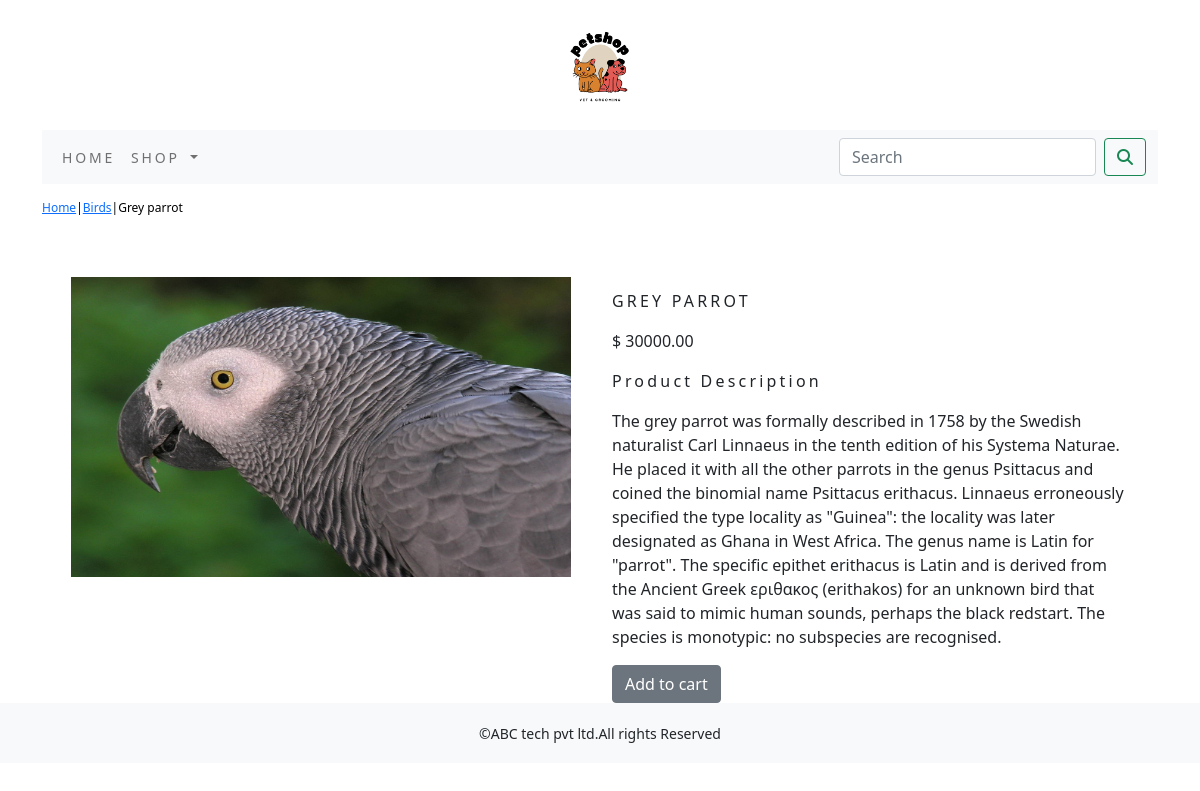
The page /shop/birds/grey-parrot/ on the database its author committed.
### shop/models.py (models this page shows, shortened)
class Product(models.Model):
    name=models.CharField(max_length=250,unique=True)
    slug=models.SlugField(max_length=250,unique=True)
    description=models.TextField(blank=True)
    price=models.DecimalField(max_digits=10,decimal_places=2)
    category=models.ForeignKey(Category,on_delete=models.CASCADE)
    image=models.ImageField(upload_to='product',blank=True)
    stock=models.IntegerField()
    available=models.BooleanField(default=True)
    created=models.DateTimeField(auto_now_add=True)
    updated=models.DateTimeField(auto_now=True)
    class Meta:
        ordering=('name',)
        verbose_name='product'
        verbose_name_plural='products'

class Category(models.Model):
    name=models.CharField(max_length=250,unique=True)
    slug=models.SlugField(max_length=250,unique=True)
    description=models.TextField(blank=True)
    image = models.ImageField(upload_to='category', blank=True)
    class Meta:
        ordering=('name',)
        verbose_name='category'
        verbose_name_plural='categories'
    def __str__(self):
        return '{}'.format(self.name)
    def get_url(self):
       return reverse('shop:product_by_category',args=[self.slug])

### shop/views.py (the view)
# urls.py: path('<slug:c_slug>/<slug:product_slug>/', views.proDetail, name='prodCatdetail')
def proDetail(request,c_slug,product_slug):
    try:
        product=Product.objects.get(category__slug=c_slug,slug=product_slug)
    except Exception as e:
        raise e
    return render(request,'product.html',{'product':product})

### cart/context_processors.py (called while the page is built)
def counter(request):
    item_count=0
    if 'admin' in request.path:
        return {}
    else:
        try:
            cart=Cart.objects.filter(cart_id=_cart_id(request))
            car_items=CartItem.objects.all().filter(cart=cart[:1])
            for cart_item in car_items:
                item_count += cart_item.quantity
        except Cart.DoesNotExist:
            item_count =0
        return dict(item_count=item_count)

### cart/views.py (called while the page is built)
def _cart_id(request):
    cart=request.session.session_key
    if not cart:
        cart=request.session.create()
    return cart

### shop/context_processors.py (called while the page is built)
def menu_links(request):
    links=Category.objects.all()
    return dict(links=links)

### template/product.html (shortened to what this page needs)
{% extends 'base.html' %}
{% load static %}
{% block content %}
<div class="row my_prod_row_class">
  <div class="mx_auto">
    <p><a href="{% url 'shop:allProdCat' %}">Home</a>|<a href="{{product.category.get_url}}">{{product.category}}</a>|{{product.name}}</p>
  </div>
</div>
<div class="container">
<br>
<div class="row">
  <div class="col-12 col-sm-12 col-md-12 col-lg-6 text-center">
    <div style="min-width:18rem">
      <img src="{{product.image.url}}" alt="{{product.name}}" width="500px;" height="300px;">
    </div>
  </div>
    <div class="col-12 col-sm-12 col-md-12 col-lg-6">
      <div>
      <h1 class="my_prod_title">{{product.name}}</h1>
      <p>$ {{product.price}}</p>
      <p class="my_title">Product Description</p>
      <p class="text-justify my_prod_text">{{product.description}}</p>
      {% if product.stock <= 0 %}
        <p class="text-justify my_prod_text"><b>Out of stock</b></p>
      {% else %}
        <a class="btn btn-secondary" href="{% url 'cart:add_cart' product.id %}">Add to cart</a>
      {% endif %}
      </div>
    </div>
  </div>
</div>
{% endblock %}

### template/base.html (shortened to what this page needs)
{% load static %}
<!DOCTYPE html>
<html lang="en">
<head>
    <link rel="stylesheet" href="{% static 'css/custom.css' %}">
    <link href="{% static 'css/bootstrap.min.css' %}" rel="stylesheet">
</head>
<body>
<div class="container">
    {% include 'header.html' %}
    {% include 'nav.html' %}
    {% block content %}
    {% endblock %}
</div>
    {% include 'footer.html' %}
</body>
</html>

### template/header.html
{% load static %}
<header>
  <center>
     <a href="{%url 'shop:allProdCat' %}"></a><img src="{% static 'img/logo1.png' %}" alt="logimage" width="130px;" height="130px;">
  </center>
</header>

### template/nav.html (shortened to what this page needs)
<nav class="navbar navbar-expand-lg navbar-light bg-light">
  <div class="container-fluid">
    <div class="collapse navbar-collapse" id="navbarSupportedContent">
      <ul class="navbar-nav me-auto mb-2 mb-lg-0">
        <li class="nav-item">
          <a class="nav-link" href="#">Home</a>
        </li>
        <li class="nav-item dropdown  {% if 'shop' in request.path %} active {% endif %}">
          <a class="nav-link dropdown-toggle" href="#" id="navbarDropdown" role="button" data-bs-toggle="dropdown" aria-expanded="false">
            shop
          </a>
        </li>
      </ul>
      <form class="d-flex" action="{% url 'search_app:SearchResult' %}" method="get">
        <input class="form-control me-2" type="search" placeholder="Search" name="q" aria-label="Search">
        <button class="btn btn-outline-success" type="submit"><i class="fa fa-search" ></i></button>
      </form>
    </div>
  </div>
</nav>

### template/footer.html
<div class="footer navbar-fixed-bottom my_footer">
  <p class="text-center">&copy;ABC tech pvt ltd.All rights Reserved</p>
</div>

### static/css/custom.css (style rules this page uses)
body { font-family: 'Roboto', sans-serif; }
.nav-item { letter-spacing : .2em; font-size : 14px; text-transform : uppercase; }
.my_footer { background-color:#f8f9fa; height:60px; }
.my_footer p { padding-top:20px; font-size:14px; }
.my_title { font-size:16px; text_transform:uppercase; letter-spacing: .2em; }
.my_prod_row_class { padding-top:15px; padding-bottom:20px; }
.my_prod_row_class .mx_auto { color:#000; font-size:12px; text-decoration:none; }
.my_prod_title { font-size:16px; text-transform:uppercase; letter-spacing:.2em; padding-top:15px; padding-bottom:10px; }
.my_prod_text { padding-right:20px; }

### rows shown on the page
Product: category "Birds", name "Grey parrot", image (picture), name "GREY PARROT", price "30000.00", description "The grey parrot was formally described in 1758 by the Swedish naturalist Carl Linnaeus in the tenth edition of his Systema Naturae. He placed it with all the other parrots in the genus Psittacus and coined the binomial name Psittacus erithacus. Linnaeus erroneously specified the type locality as \"Guinea\": the locality was later designated as Ghana in West Africa. The genus name is Latin for \"parrot\". The specific epithet erithacus is Latin and is derived from the Ancient Greek εριθακος (erithakos) for an unknown bird that was said to mimic human sounds, perhaps the black redstart. The species is monotypic: no subspecies are recognised."
